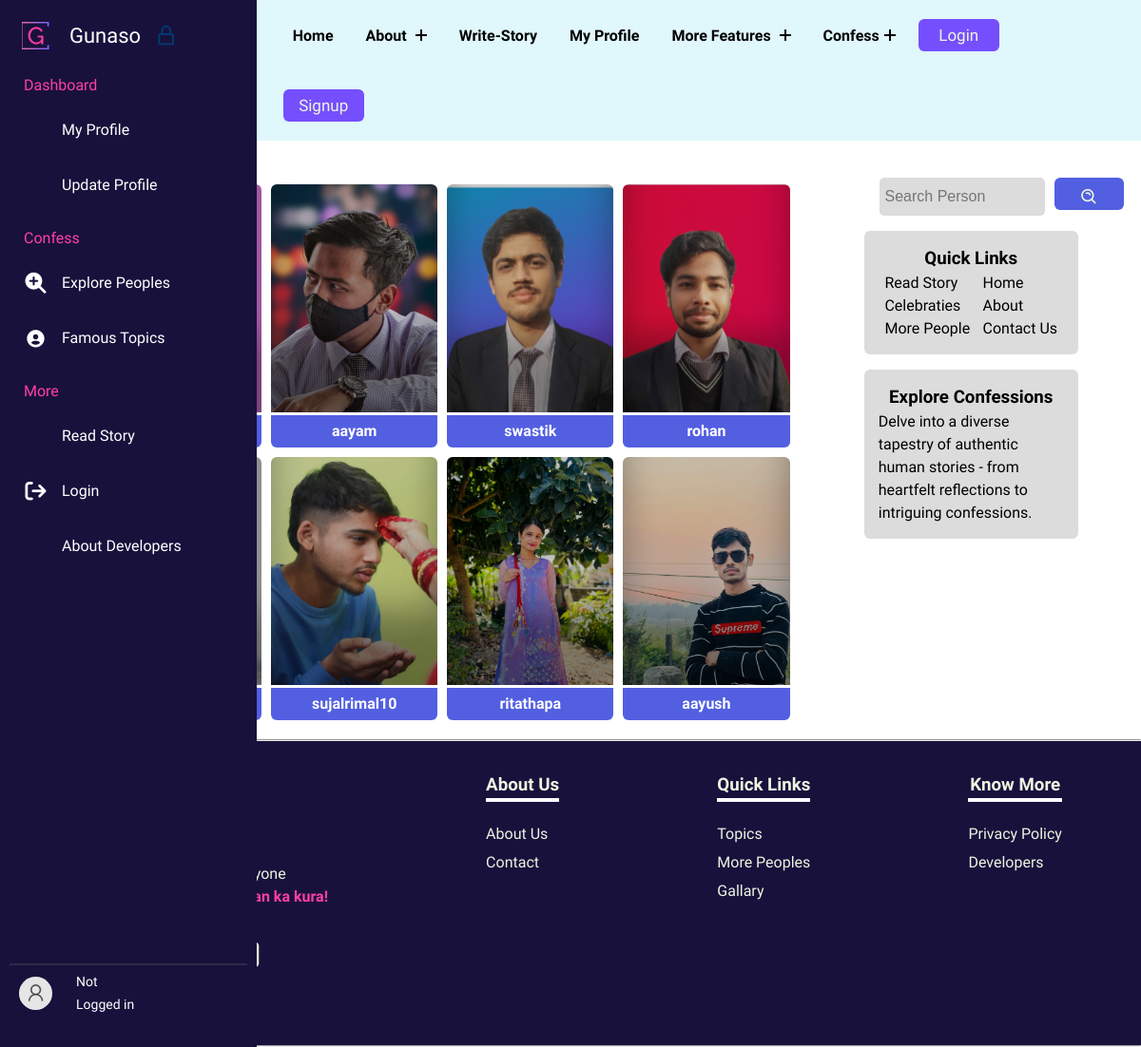
The app's page /persons/ with its own data.
### gunasoApp/models.py (models this page shows, shortened)
class Profile(models.Model):
    user = models.OneToOneField(User, on_delete=models.CASCADE, related_name="Profile")
    image = models.ImageField(upload_to="gunasoApp/images/loggeduserImages", blank=True, default="upload-image")

### gunasoApp/views.py (the view, shortened to what this page needs)
# urls.py: path('persons/',views.persons, name='person'),
def persons(request):
    if request.user.is_anonymous:
        all_users = Profile.objects.all()
        uppercontext = {
            "all_users": all_users,
        }
        return render(request, 'persons.html', uppercontext)

### templates/persons.html (shortened to what this page needs)
{% extends 'base.html' %}
{% load static %}
        {% block base_style%}
        {{ block.super }}
        <link rel="stylesheet" href="{% static 'styles/persons.css' %}">
        {% endblock base_style%}
        {% block content %}
        <div class="famoustopicsmain">
            <div class="containflex">
                <div class="leftside">
                    <h2>Connect <span class="blue">with:</span></h2>
                    <div class="gridcontain">
                        {% for profile in all_users %}
                        <div>
                            <div class="card" style="background-image: url(../media/{{profile.image}});">
                            </div>
                            <div class="linksbtns">
                                <a class="usernameanchor" href="../user/{{ profile.user }}">{{ profile.user }}</a>
                            </div>
                        </div>
                        {% endfor %}
                    </div>
                </div>
                <div class="rightside">
                    <div class="searchdiv" data-aos="fade-down">
                        <form method="get" action="{% url 'searchperson' %}">
                            <input class="searchinp" type="search" placeholder="Search Person" aria-label="Search"
                                name="query" id="query">
                            <button class="copybtn" type="submit" style="margin: 0;">
                                <i class='bx bx-search-alt'></i>
                            </button>
                        </form>
                    </div>
                    <div class="catandside">
                        <div class="categoriesdiv" data-aos="fade-down">
                            <h3>Quick Links</h3>
                            <div class="uls">
                                <ul class="lineone">
                                    <li><a href="/read-story">Read Story</a></li>
                                    <li><a href="/topics">Celebraties</a></li>
                                    <li><a href="#">More People</a></li>
                                </ul>
                                <ul class="lineone">
                                    <li><a href="/">Home</a></li>
                                    <li><a href="/about">About</a></li>
                                    <li><a href="/contact">Contact Us</a></li>
                                </ul>
                            </div>
                        </div>
                        <div class="categoriesdiv" data-aos="fade-up">
                            <h3>Explore Confessions</h3>
                            <p>Delve into a diverse tapestry of authentic human stories - from heartfelt reflections to
                                intriguing confessions.</p>
                        </div>
                    </div>
                </div>
            </div>
        </div>
        {% endblock %}

### static/styles/base.css (style rules this page uses)
:root { --dark: #754ffe; --darkgreen: #379683; --bcolor: #5CDB95; --cooltexr: #4a4b65; --backupgreen: #8EE4AF; --para: #EDF5E1; --mainheading: #FFF; --hotish: #FF3FA4; --skyblue: #525FE1; --footer: #18113c; }
body { line-height: 1.5; font-family: "Raleway", sans-serif; font-weight: 400; }
* { margin: 0; padding: 0; box-sizing: border-box; }
ul { z-index: 11; list-style: none; margin: 0; padding: 0; }
a { text-decoration: none; }
input, textarea, button, select, a, i { -webkit-tap-highlight-color: transparent; }
button { cursor: pointer; background-color: #754ffe; font-family: inherit; display: inline-block; width: 5em; height: 2em; line-height: 1.9em; margin: 20px; position: relative; overflow: hidden; border: 2px solid var(--color); transition: color .5s; font-size: 17px; border-radius: 6px; font-weight: 500; color: var(--para); }
button:before { content: ""; position: absolute; z-index: -1; background: var(--skyblue); height: 150px; width: 200px; border-radius: 50%; }
button:before { top: 100%; left: 100%; transition: all .7s; }

### static/styles/persons.css (style rules this page uses)
* { margin: 0; padding: 0; box-sizing: border-box; }
:root { --dark: #05386B; --darkgreen: #379683; --bcolor: #5CDB95; --backupgreen: #8EE4AF; --para: #EDF5E1; --mainheading: #FFF; --hotish: #FF3FA4; --skyblue: #525FE1; --deepdark: #1010; }
.blue { color: var(--skyblue); }
.copybtn { cursor: pointer; background-color: var(--skyblue); font-family: inherit; display: inline-block; width: 5em; height: 2em; line-height: 1.9em; margin: 10px 0; position: relative; overflow: hidden; border: 2px solid var(--color); transition: color .5s; z-index: 1; font-size: 17px; border-radius: 6px; font-weight: 500; color: var(--para); }
.copybtn:before { content: ""; position: absolute; z-index: -1; background: var(--skyblue); height: 150px; width: 200px; border-radius: 50%; }
.copybtn:before { top: 100%; left: 100%; transition: all .7s; }
.famoustopicsmain { margin: 0 .5rem 0 5rem; }
.containflex { padding: 10px; display: flex; gap: 20px; }
.gridcontain { display: grid; gap: 10px; grid-template-columns: repeat(4, 1fr) }
.card { padding: 6px; height: 30vh; border-top-left-radius: 6px; border-top-right-radius: 6px; box-shadow: rgba(0, 0, 0, 0.35) 0px -80px 36px -1px inset; background-color: violet; background-size: cover; background-position: center; background-repeat: no-repeat; filter: brightness(80%); }
a { text-decoration: none; }
.usernameanchor { display: flex; justify-content: center; font-weight: bold; margin-top: 3px; font-size: 16px; background-color: var(--skyblue); padding: 5px 10px; border-bottom-left-radius: 6px; border-bottom-right-radius: 6px; width: inherit; color: #ffffff; }
.linksbtns { display: flex; flex-direction: column; gap: 5px; }
.leftside { padding: 0 10px 10px 10px; flex-basis: 70%; }
.rightside { padding-top: 13px; flex-basis: 30%; border-radius: 6px; }
.searchdiv { margin-top: 1rem; display: flex; align-items: center; margin-left: 4rem; }
.searchdiv form { display: flex; gap: 10px; }
.searchdiv i { line-height: 5vh; font-size: 20px; }
.searchinp { padding: 6px; width: 78%; background-color: gainsboro; height: 5vh; }
.searchinp { border: none; font-size: 16px; border-radius: 5px; }
.catandside { display: flex; flex-direction: column; align-items: center; }
.categoriesdiv { margin-top: 1rem; border-radius: 6px; padding: 15px; background-color: gainsboro; text-align: center; width: 70%; }
.categoriesdiv p { text-align: left; }
.uls { display: flex; justify-content: space-around; }
.uls ul { text-align: left; }
.uls ul li a { text-decoration: none; color: #000; cursor: pointer; }

### records on screen
Profile: image (picture), user "aayam"
Profile: image (picture), user "swastik"
Profile: image (picture), user "rohan"
Profile: image (picture), user "sujalrimal10"
Profile: image (picture), user "ritathapa"
Profile: image (picture), user "aayush"
